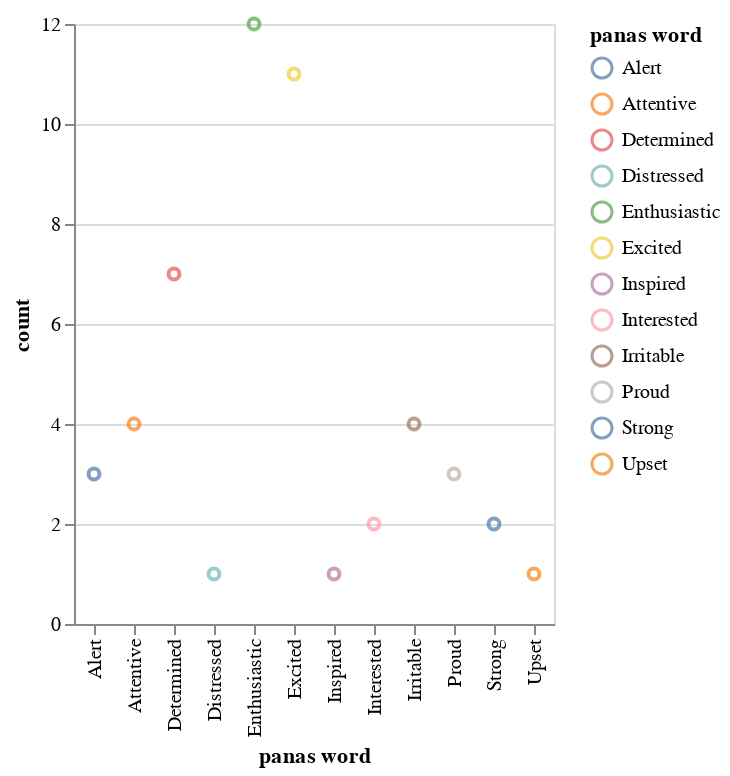

Write notebook code for a chart like this one.
### Code cell
# Create and show a scatter plot with multi-selectable points
multi_sel = alt.selection_multi()
alt.Chart(word_count_marela).mark_point().encode(
    x="panas word",
    y="count",
    color=alt.condition(multi_sel, "panas word", alt.value("lightgray")),
).add_selection(multi_sel)

### Figure 1 — Vega-Lite specification as saved in the notebook (floating-point values rounded to 4 significant figures)
{"config": {"view": {"continuousWidth": 400, "continuousHeight": 300}}, "data": {"name": "data-b0f9b914ace82d12eed9484fe9b1f41d"}, "mark": "point", "encoding": {"color": {"condition": {"type": "nominal", "field": "panas word", "selection": "selector011"}, "value": "lightgray"}, "x": {"type": "nominal", "field": "panas word"}, "y": {"type": "quantitative", "field": "count"}}, "selection": {"selector011": {"type": "multi"}}, "$schema": "https://vega.github.io/schema/vega-lite/v4.8.1.json", "datasets": {"data-b0f9b914ace82d12eed9484fe9b1f41d": [{"panas word": "Enthusiastic", "count": 12}, {"panas word": "Excited", "count": 11}, {"panas word": "Determined", "count": 7}, {"panas word": "Irritable", "count": 4}, {"panas word": "Attentive", "count": 4}, {"panas word": "Proud", "count": 3}, {"panas word": "Alert", "count": 3}, {"panas word": "Strong", "count": 2}, {"panas word": "Interested", "count": 2}, {"panas word": "Distressed", "count": 1}, {"panas word": "Upset", "count": 1}, {"panas word": "Inspired", "count": 1}]}}
